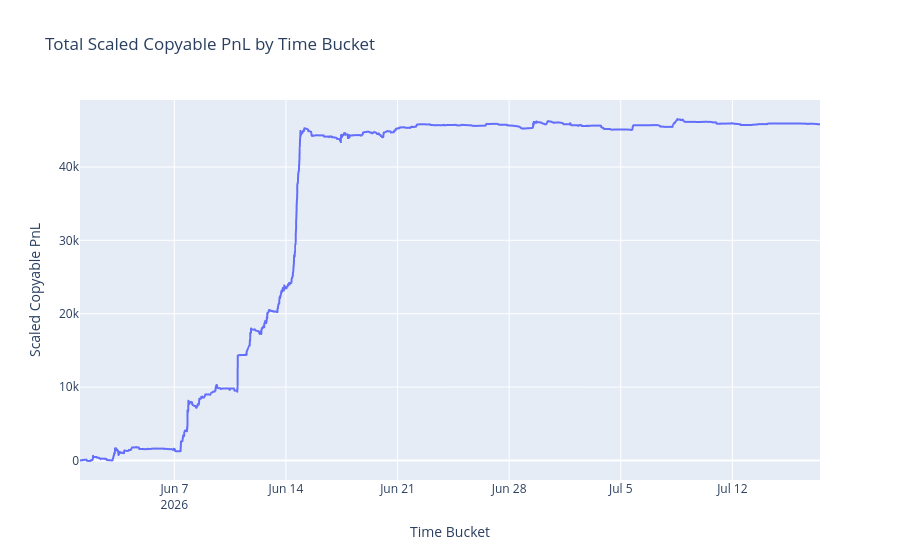

Source (notebook cell):
### Code cell
import plotly.express as px

# Aggregate by bucket
bucket_pnl = df.groupby('bucket')['scaled_copyable_pnl'].sum().reset_index()
bucket_pnl['scaled_copyable_pnl'] = bucket_pnl['scaled_copyable_pnl'].cumsum()

# Plot with Plotly
fig = px.line(
    bucket_pnl,
    x='bucket',
    y='scaled_copyable_pnl',
    title='Total Scaled Copyable PnL by Time Bucket',
    labels={'bucket': 'Time Bucket', 'scaled_copyable_pnl': 'Scaled Copyable PnL'}
)
fig.show()

### Figure 1 — Plotly figure (JSON) as saved in the notebook; plotly's stock layout.template omitted (floating-point values rounded to 4 significant figures; data arrays with more than 128 entries replaced by an {"elided": "..."} marker saying what was removed)
{"data": [{"hovertemplate": "Time Bucket=%{x}<br>Scaled Copyable PnL=%{y}<extra></extra>", "legendgroup": "", "line": {"color": "#636efa", "dash": "solid"}, "marker": {"symbol": "circle"}, "mode": "lines", "name": "", "showlegend": false, "type": "scattergl", "x": {"elided": "1451 str values"}, "xaxis": "x", "y": {"elided": "1451 float values"}, "yaxis": "y"}], "layout": {"legend": {"tracegroupgap": 0}, "title": {"text": "Total Scaled Copyable PnL by Time Bucket"}, "xaxis": {"anchor": "y", "domain": [0, 1], "title": {"text": "Time Bucket"}}, "yaxis": {"anchor": "x", "domain": [0, 1], "title": {"text": "Scaled Copyable PnL"}}}}
